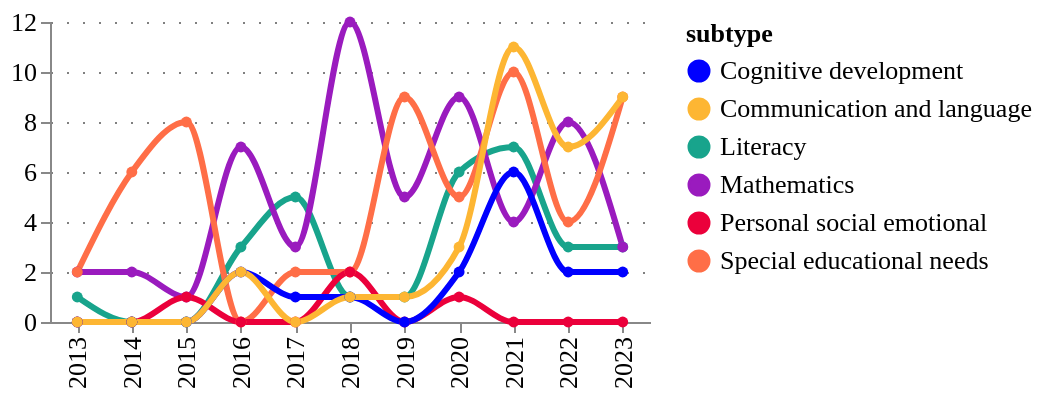

Notebook source saved alongside this figure:
### Code cell
fig = pu.ts_smooth(
    tech_applications_ts,
    cats,
    variable= "counts",
    variable_title = "",
    category_column = column,
    width = 300,
    height = 150,
    legend_orient='right',
)
pu.configure_plots(fig)

### Figure 1 — Vega-Lite specification as saved in the notebook (floating-point values rounded to 4 significant figures)
{"config": {"title": {"font": "Averta", "anchor": "start"}, "subtitle": {"font": "Averta"}, "axis": {"labelFont": "Averta", "titleFont": "Averta", "gridColor": "grey", "gridDash": [1, 7], "labelFontSize": 13, "titleFontSize": 13}, "header": {"labelFont": "Averta", "titleFont": "Averta"}, "legend": {"labelFont": "Averta", "titleFont": "Averta", "labelFontSize": 13, "titleFontSize": 13}, "range": {"category": ["#0000FF", "#FDB633", "#18A48C", "#9A1BBE", "#EB003B", "#FF6E47", "#646363", "#0F294A", "#97D9E3", "#A59BEE", "#F6A4B7", "#D2C9C0", "#FFFFFF", "#000000"], "ordinal": {"scheme": ["#0000FF", "#FDB633", "#18A48C", "#9A1BBE", "#EB003B", "#FF6E47", "#646363", "#0F294A", "#97D9E3", "#A59BEE", "#F6A4B7", "#D2C9C0", "#FFFFFF", "#000000"]}}, "view": {"strokeWidth": 0}}, "data": {"name": "data-84c8e08b75a5e1e2acb9c84c25c25e9f"}, "mark": {"type": "line", "interpolate": "monotone", "point": {"filled": true, "size": 30}, "size": 3, "strokeDash": [0]}, "encoding": {"color": {"field": "subtype", "legend": {"orient": "right"}, "type": "nominal"}, "tooltip": [{"field": "year", "title": "Year", "type": "ordinal"}, {"field": "subtype", "type": "nominal"}, {"field": "counts", "format": ".3f", "title": "", "type": "quantitative"}], "x": {"field": "year", "title": "", "type": "ordinal"}, "y": {"field": "counts", "title": "", "type": "quantitative"}}, "height": 150, "title": {"anchor": "start", "text": "", "fontSize": 14, "subtitle": "", "subtitleFont": "Averta", "subtitleFontSize": 13}, "width": 300, "$schema": "https://vega.github.io/schema/vega-lite/v4.17.0.json", "datasets": {"data-84c8e08b75a5e1e2acb9c84c25c25e9f": [{"year": 2013, "subtype": "Literacy", "counts": 1.0, "counts_prop": 0.0, "type": "Development & learning"}, {"year": 2014, "subtype": "Literacy", "counts": 0.0, "counts_prop": 0.0, "type": "Development & learning"}, {"year": 2015, "subtype": "Literacy", "counts": 0.0, "counts_prop": 0.0, "type": "Development & learning"}, {"year": 2016, "subtype": "Literacy", "counts": 3.0, "counts_prop": 0.001, "type": "Development & learning"}, {"year": 2017, "subtype": "Literacy", "counts": 5.0, "counts_prop": 0.001, "type": "Development & learning"}, {"year": 2018, "subtype": "Literacy", "counts": 1.0, "counts_prop": 0.0, "type": "Development & learning"}, {"year": 2019, "subtype": "Literacy", "counts": 1.0, "counts_prop": 0.0, "type": "Development & learning"}, {"year": 2020, "subtype": "Literacy", "counts": 6.0, "counts_prop": 0.002, "type": "Development & learning"}, {"year": 2021, "subtype": "Literacy", "counts": 7.0, "counts_prop": 0.002, "type": "Development & learning"}, {"year": 2022, "subtype": "Literacy", "counts": 3.0, "counts_prop": 0.001, "type": "Development & learning"}, {"year": 2023, "subtype": "Literacy", "counts": 3.0, "counts_prop": 0.001, "type": "Development & learning"}, {"year": 2013, "subtype": "Mathematics", "counts": 2.0, "counts_prop": 0.001, "type": "Development & learning"}, {"year": 2014, "subtype": "Mathematics", "counts": 2.0, "counts_prop": 0.001, "type": "Development & learning"}, {"year": 2015, "subtype": "Mathematics", "counts": 1.0, "counts_prop": 0.0, "type": "Development & learning"}, {"year": 2016, "subtype": "Mathematics", "counts": 7.0, "counts_prop": 0.002, "type": "Development & learning"}, {"year": 2017, "subtype": "Mathematics", "counts": 3.0, "counts_prop": 0.001, "type": "Development & learning"}, {"year": 2018, "subtype": "Mathematics", "counts": 12.0, "counts_prop": 0.003, "type": "Development & learning"}, {"year": 2019, "subtype": "Mathematics", "counts": 5.0, "counts_prop": 0.001, "type": "Development & learning"}, {"year": 2020, "subtype": "Mathematics", "counts": 9.0, "counts_prop": 0.002, "type": "Development & learning"}, {"year": 2021, "subtype": "Mathematics", "counts": 4.0, "counts_prop": 0.001, "type": "Development & learning"}, {"year": 2022, "subtype": "Mathematics", "counts": 8.0, "counts_prop": 0.002, "type": "Development & learning"}, {"year": 2023, "subtype": "Mathematics", "counts": 3.0, "counts_prop": 0.001, "type": "Development & learning"}, {"year": 2013, "subtype": "Special educational needs", "counts": 2.0, "counts_prop": 0.001, "type": "Development & learning"}, {"year": 2014, "subtype": "Special educational needs", "counts": 6.0, "counts_prop": 0.002, "type": "Development & learning"}, {"year": 2015, "subtype": "Special educational needs", "counts": 8.0, "counts_prop": 0.002, "type": "Development & learning"}, {"year": 2016, "subtype": "Special educational needs", "counts": 0.0, "counts_prop": 0.0, "type": "Development & learning"}, {"year": 2017, "subtype": "Special educational needs", "counts": 2.0, "counts_prop": 0.001, "type": "Development & learning"}, {"year": 2018, "subtype": "Special educational needs", "counts": 2.0, "counts_prop": 0.001, "type": "Development & learning"}, {"year": 2019, "subtype": "Special educational needs", "counts": 9.0, "counts_prop": 0.002, "type": "Development & learning"}, {"year": 2020, "subtype": "Special educational needs", "counts": 5.0, "counts_prop": 0.001, "type": "Development & learning"}, {"year": 2021, "subtype": "Special educational needs", "counts": 10.0, "counts_prop": 0.003, "type": "Development & learning"}, {"year": 2022, "subtype": "Special educational needs", "counts": 4.0, "counts_prop": 0.001, "type": "Development & learning"}, {"year": 2023, "subtype": "Special educational needs", "counts": 9.0, "counts_prop": 0.002, "type": "Development & learning"}, {"year": 2013, "subtype": "Personal social emotional", "counts": 0.0, "counts_prop": 0.0, "type": "Development & learning"}, {"year": 2014, "subtype": "Personal social emotional", "counts": 0.0, "counts_prop": 0.0, "type": "Development & learning"}, {"year": 2015, "subtype": "Personal social emotional", "counts": 1.0, "counts_prop": 0.0, "type": "Development & learning"}, {"year": 2016, "subtype": "Personal social emotional", "counts": 0.0, "counts_prop": 0.0, "type": "Development & learning"}, {"year": 2017, "subtype": "Personal social emotional", "counts": 0.0, "counts_prop": 0.0, "type": "Development & learning"}, {"year": 2018, "subtype": "Personal social emotional", "counts": 2.0, "counts_prop": 0.001, "type": "Development & learning"}, {"year": 2019, "subtype": "Personal social emotional", "counts": 0.0, "counts_prop": 0.0, "type": "Development & learning"}, {"year": 2020, "subtype": "Personal social emotional", "counts": 1.0, "counts_prop": 0.0, "type": "Development & learning"}, {"year": 2021, "subtype": "Personal social emotional", "counts": 0.0, "counts_prop": 0.0, "type": "Development & learning"}, {"year": 2022, "subtype": "Personal social emotional", "counts": 0.0, "counts_prop": 0.0, "type": "Development & learning"}, {"year": 2023, "subtype": "Personal social emotional", "counts": 0.0, "counts_prop": 0.0, "type": "Development & learning"}, {"year": 2013, "subtype": "Cognitive development", "counts": 0.0, "counts_prop": 0.0, "type": "Development & learning"}, {"year": 2014, "subtype": "Cognitive development", "counts": 0.0, "counts_prop": 0.0, "type": "Development & learning"}, {"year": 2015, "subtype": "Cognitive development", "counts": 0.0, "counts_prop": 0.0, "type": "Development & learning"}, {"year": 2016, "subtype": "Cognitive development", "counts": 2.0, "counts_prop": 0.001, "type": "Development & learning"}, {"year": 2017, "subtype": "Cognitive development", "counts": 1.0, "counts_prop": 0.0, "type": "Development & learning"}, {"year": 2018, "subtype": "Cognitive development", "counts": 1.0, "counts_prop": 0.0, "type": "Development & learning"}, {"year": 2019, "subtype": "Cognitive development", "counts": 0.0, "counts_prop": 0.0, "type": "Development & learning"}, {"year": 2020, "subtype": "Cognitive development", "counts": 2.0, "counts_prop": 0.001, "type": "Development & learning"}, {"year": 2021, "subtype": "Cognitive development", "counts": 6.0, "counts_prop": 0.002, "type": "Development & learning"}, {"year": 2022, "subtype": "Cognitive development", "counts": 2.0, "counts_prop": 0.001, "type": "Development & learning"}, {"year": 2023, "subtype": "Cognitive development", "counts": 2.0, "counts_prop": 0.001, "type": "Development & learning"}, {"year": 2013, "subtype": "Communication and language", "counts": 0.0, "counts_prop": 0.0, "type": "Development & learning"}, {"year": 2014, "subtype": "Communication and language", "counts": 0.0, "counts_prop": 0.0, "type": "Development & learning"}, {"year": 2015, "subtype": "Communication and language", "counts": 0.0, "counts_prop": 0.0, "type": "Development & learning"}, {"year": 2016, "subtype": "Communication and language", "counts": 2.0, "counts_prop": 0.001, "type": "Development & learning"}, {"year": 2017, "subtype": "Communication and language", "counts": 0.0, "counts_prop": 0.0, "type": "Development & learning"}, {"year": 2018, "subtype": "Communication and language", "counts": 1.0, "counts_prop": 0.0, "type": "Development & learning"}, {"year": 2019, "subtype": "Communication and language", "counts": 1.0, "counts_prop": 0.0, "type": "Development & learning"}, {"year": 2020, "subtype": "Communication and language", "counts": 3.0, "counts_prop": 0.001, "type": "Development & learning"}, {"year": 2021, "subtype": "Communication and language", "counts": 11.0, "counts_prop": 0.003, "type": "Development & learning"}, {"year": 2022, "subtype": "Communication and language", "counts": 7.0, "counts_prop": 0.002, "type": "Development & learning"}, {"year": 2023, "subtype": "Communication and language", "counts": 9.0, "counts_prop": 0.002, "type": "Development & learning"}]}}
